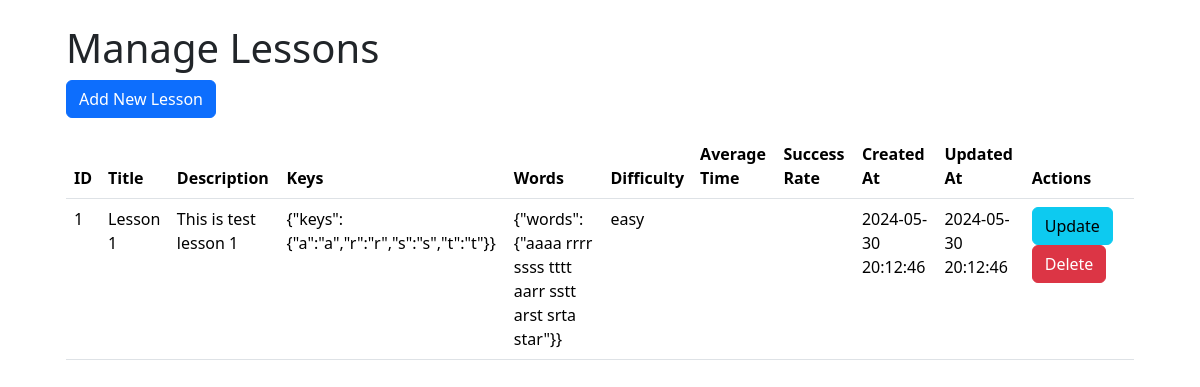
The app's page /admin/lessons, older data.
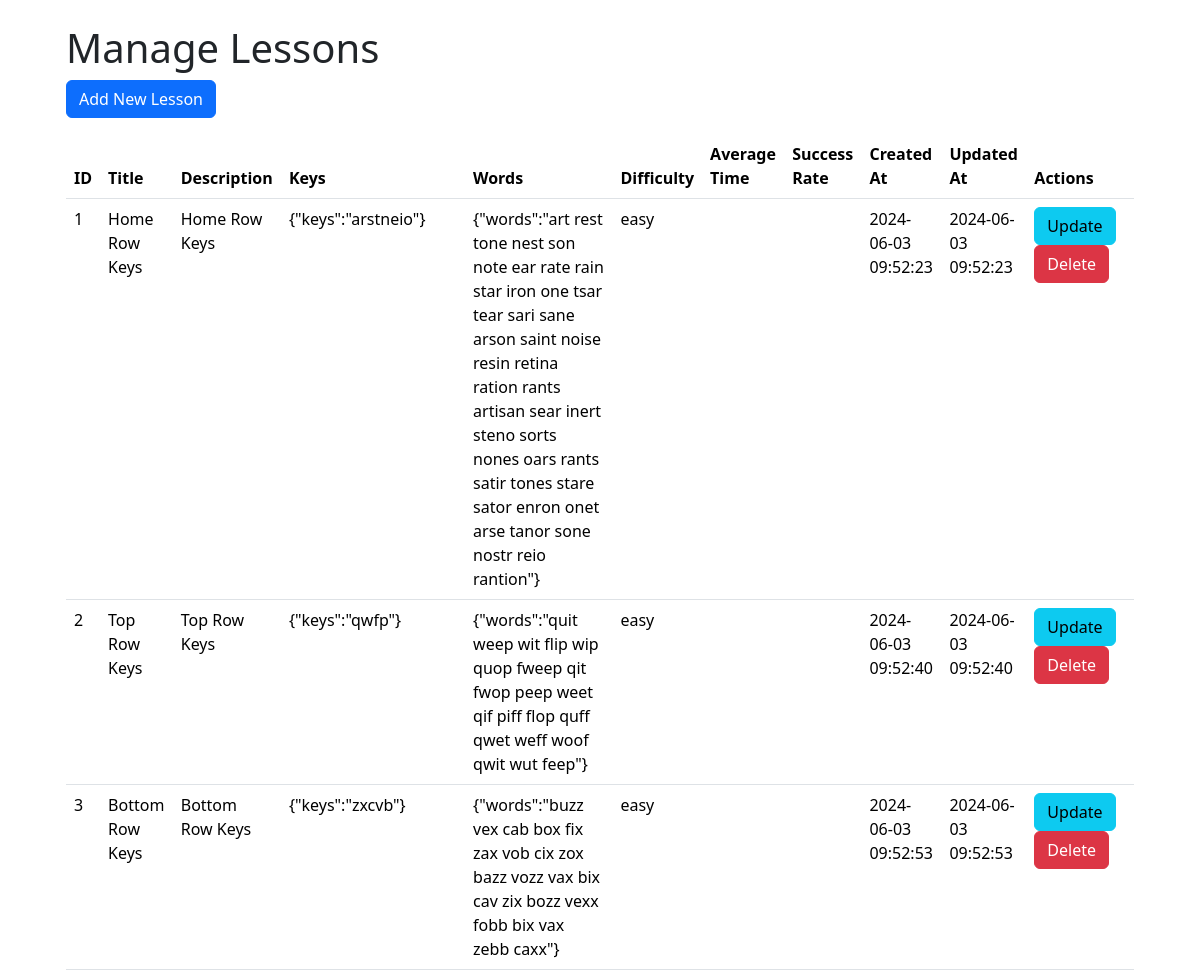
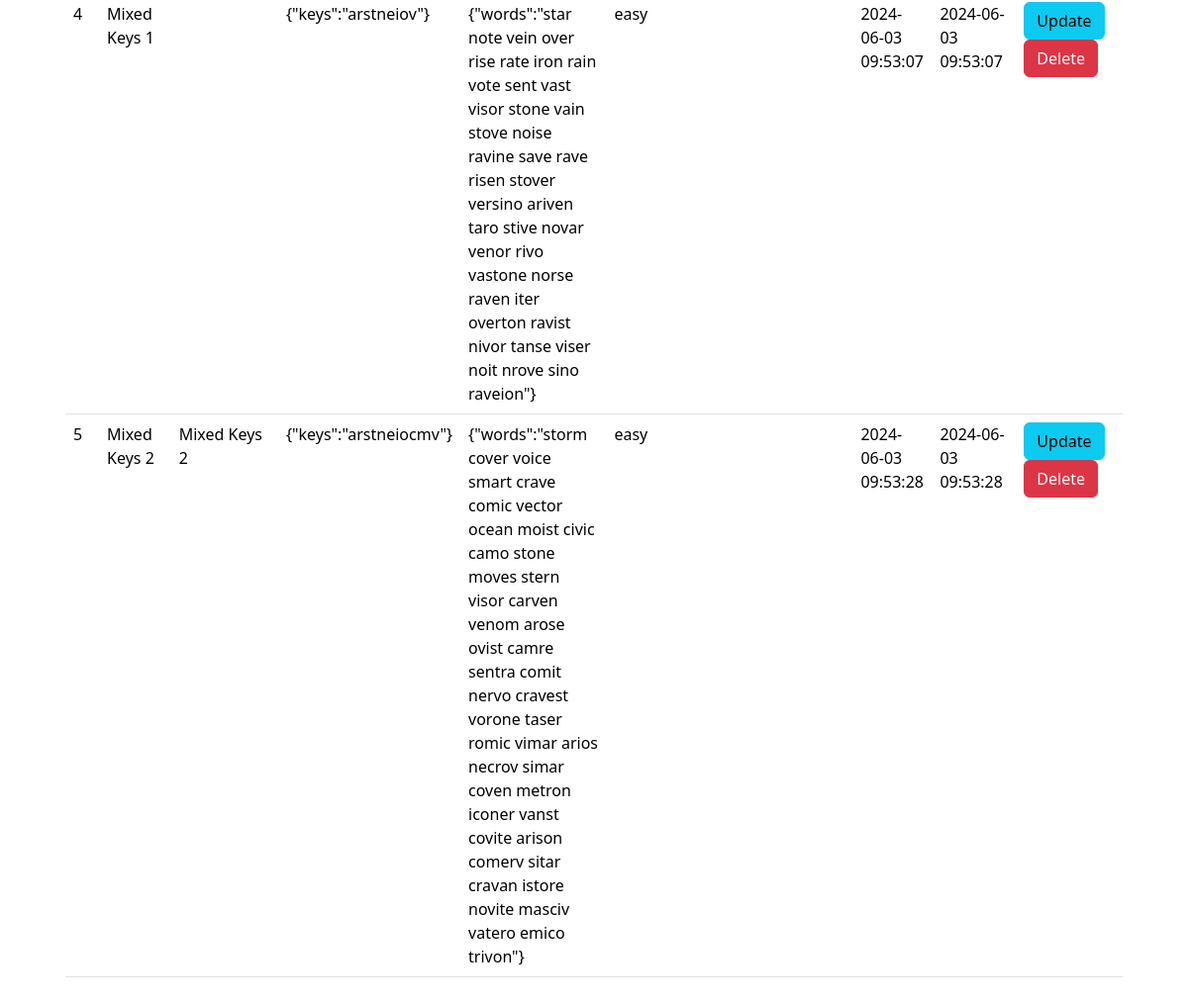
The same page, newer data (2 pictures, top to bottom).
### models.py (models this page shows, shortened)
class Lesson(db.Model):
    __tablename__ = 'lessons'
    id = db.Column(db.Integer, primary_key=True)
    title = db.Column(db.String(100), nullable=False)
    description = db.Column(db.Text)
    keys = db.Column(db.String(50), nullable=False)  # Keys to be practiced (e.g., 'a s d')
    words = db.Column(db.Text, nullable=False)  # Words or phrases using the keys
    difficulty = db.Column(db.String(20), nullable=False, default='easy')  # Difficulty level
    created_at = db.Column(db.DateTime, default=datetime.utcnow)
    updated_at = db.Column(db.DateTime, default=datetime.utcnow, onupdate=datetime.utcnow)

### admin.py (the view)
@admin_bp.route('/lessons')
def view_lessons():
    lessons = Lesson.query.all()
    return render_template('admin/lessons.html', lessons=lessons)

### templates/admin/lessons.html (shortened to what this page needs)
{% extends 'layout.html' %}
{% block content %}
<section class="section">
    <div class="container">
        <h1 class="title">Manage Lessons</h1>
        <a href="{{ url_for('admin.add_lesson') }}" class="btn btn-primary mb-3">Add New Lesson</a>
        <table class="table is-striped is-hoverable">
            <thead>
                <tr>
                    <th>ID</th>
                    <th>Title</th>
                    <th>Description</th>
                    <th>Keys</th>
                    <th>Words</th>
                    <th>Difficulty</th>
                    <th>Average Time</th>
                    <th>Success Rate</th>
                    <th>Created At</th>
                    <th>Updated At</th>
                    <th>Actions</th>
                </tr>
            </thead>
            <tbody>
                {% for lesson in lessons %}
                <tr>
                    <td>{{ lesson.id }}</td>
                    <td>{{ lesson.title }}</td>
                    <td>{{ lesson.description }}</td>
                    <td>{{ lesson.keys }}</td>
                    <td>{{ lesson.words }}</td>
                    <td>{{ lesson.difficulty }}</td>
                    <td>{{ lesson.average_time }}</td>
                    <td>{{ lesson.success_rate }}</td>
                    <td>{{ lesson.created_at.strftime('%Y-%m-%d %H:%M:%S') }}</td>
                    <td>{{ lesson.updated_at.strftime('%Y-%m-%d %H:%M:%S') }}</td>
                    <td>
                        <a href="{{ url_for('admin.update_lesson', lesson_id=lesson.id) }}" class="btn btn-info btn-inline">Update</a>
                        <form action="{{ url_for('admin.delete_lesson', lesson_id=lesson.id) }}" method="post" style="display:inline;">
                            <button type="submit" class="btn btn-danger btn-inline">Delete</button>
                        </form>
                    </td>
                </tr>
                {% endfor %}
            </tbody>
        </table>
    </div>
</section>
{% endblock %}

### templates/layout.html (shortened to what this page needs)
<!DOCTYPE html>
<html>
<head>
    <link rel="stylesheet" href="{{ url_for('static', filename='css/styles.css') }}">
    <link href="https://cdn.jsdelivr.net/npm/bootstrap@5.3.3/dist/css/bootstrap.min.css" rel="stylesheet">
</head>
<body>
    <div class="container p-4">
        {% block content %}{% endblock %}
    </div>
</body>
</html>

### static/css/styles.css (style rules this page uses)
.btn-inline { display: inline-block; margin-right: 10px; background-color: blue; }

Row changes from the older to the newer data that the page shows:
changed Lesson id 1: title "Lesson 1" → "Home Row Keys"; description "This is test lesson 1" → "Home Row Keys"; keys "{\"keys\": {\"a\":\"a\",\"r\":\"r\",\"s\":\"s\",\"t\":\"t\"}}" → "{\"keys\":\"arstneio\"}"; words "{\"words\":{\"aaaa rrrr ssss tttt aarr sstt arst srta star\"}}" → "{\"words\":\"art rest tone nest son note ear rate rain star iron one tsar tear sari sane arson saint noise resin retina ration rants artisan sear inert steno sorts nones oars rants satir tones stare sator enron onet arse tanor sone nostr reio rantion\"}"; created_at "2024-05-30 20:12:46" → "2024-06-03 09:52:23"; updated_at "2024-05-30 20:12:46" → "2024-06-03 09:52:23"
added Lesson: id "2", title "Top Row Keys", description "Top Row Keys", keys "{\"keys\":\"qwfp\"}", words "{\"words\":\"quit weep wit flip wip quop fweep qit fwop peep weet qif piff flop quff qwet weff woof qwit wut feep\"}", difficulty "easy", created_at "2024-06-03 09:52:40", updated_at "2024-06-03 09:52:40"
added Lesson: id "3", title "Bottom Row Keys", description "Bottom Row Keys", keys "{\"keys\":\"zxcvb\"}", words "{\"words\":\"buzz vex cab box fix zax vob cix zox bazz vozz vax bix cav zix bozz vexx fobb bix vax zebb caxx\"}", difficulty "easy", created_at "2024-06-03 09:52:53", updated_at "2024-06-03 09:52:53"
added Lesson: id "4", title "Mixed Keys 1", keys "{\"keys\":\"arstneiov\"}", words "{\"words\":\"star note vein over rise rate iron rain vote sent vast visor stone vain stove noise ravine save rave risen stover versino ariven taro stive novar venor rivo vastone norse raven iter overton ravist nivor tanse viser noit nrove sino raveion\"}", difficulty "easy", created_at "2024-06-03 09:53:07", updated_at "2024-06-03 09:53:07"
added Lesson: id "5", title "Mixed Keys 2", description "Mixed Keys 2", keys "{\"keys\":\"arstneiocmv\"}", words "{\"words\":\"storm cover voice smart crave comic vector ocean moist civic camo stone moves stern visor carven venom arose ovist camre sentra comit nervo cravest vorone taser romic vimar arios necrov simar coven metron iconer vanst covite arison comerv sitar cravan istore novite masciv vatero emico trivon\"}", difficulty "easy", created_at "2024-06-03 09:53:28", updated_at "2024-06-03 09:53:28"
